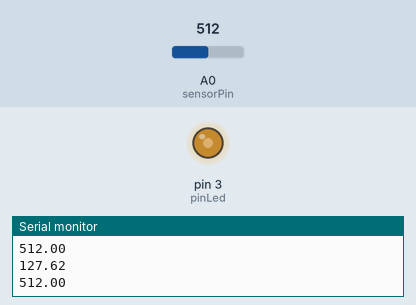
Recording of a sketch running on a simulated Arduino Uno, built with avr-gcc and run on an emulated ATmega328P. On the bench: output pins drawn as LEDs (lit = HIGH), the last lines printed to the serial monitor. Inputs (shaded band) come from the test bench; at power-on: A0 (sensorPin) = 512.

Above: at 1.2 s.
1.3 s: A0 (sensorPin) set to 716
At 1.9 s:
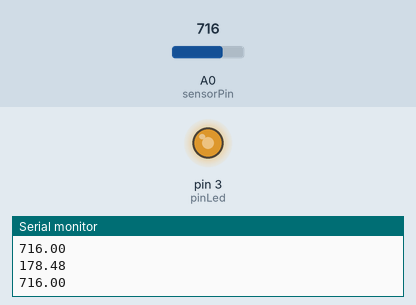
2.8 s: A0 (sensorPin) set to 900
At 4.0 s:
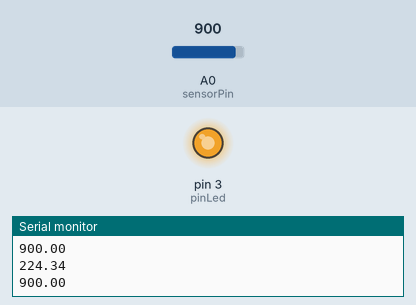
4.3 s: A0 (sensorPin) set to 122
At 5.2 s:
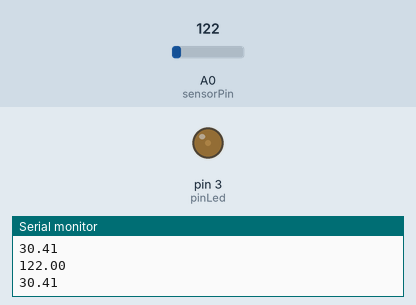
5.8 s: A0 (sensorPin) set to 0
At 6.1 s:
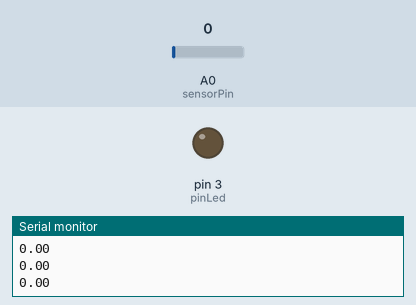
7.3 s: A0 (sensorPin) set to 511
At 8.5 s:
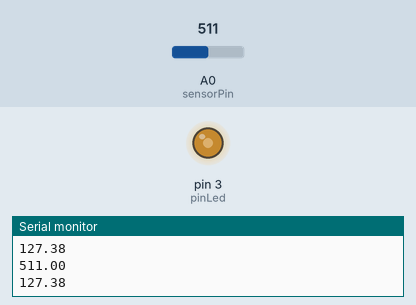
Timing chart, 0 to 9.8 s (numbered marks = the images above; inputs shaded):
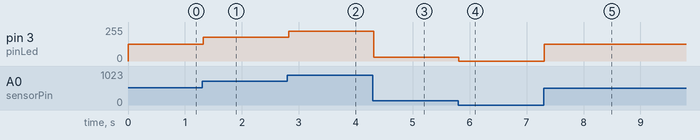

The sketch:

ej9.ino
```cpp
const int sensorPin = A0;
float sensorValue = 0;
int pinLed = 3;

void setup() {
  Serial.begin(9600);
  pinMode(pinLed, OUTPUT);
}

void loop() {
  sensorValue = analogRead(sensorPin);
  Serial.println(sensorValue);

  // La resolución del ADC es de 10 bits (0-1023)
  // para una referencia de 255

  float intensidad = sensorValue * (255.0 / 1023.0);
  analogWrite(pinLed, intensidad);
  Serial.println(intensidad);
}
```

Measured:
- after the input at 1.3 s, pin 3 (pinLed): 127/255 → 178/255 at once
- after the input at 2.8 s, pin 3 (pinLed): 178/255 → 224/255 at once
- after the input at 4.3 s, pin 3 (pinLed): 224/255 → 30/255 at once
- after the input at 5.8 s, pin 3 (pinLed): 30/255 → 0/255 at once
- after the input at 7.3 s, pin 3 (pinLed): 0/255 → 127/255 at once
